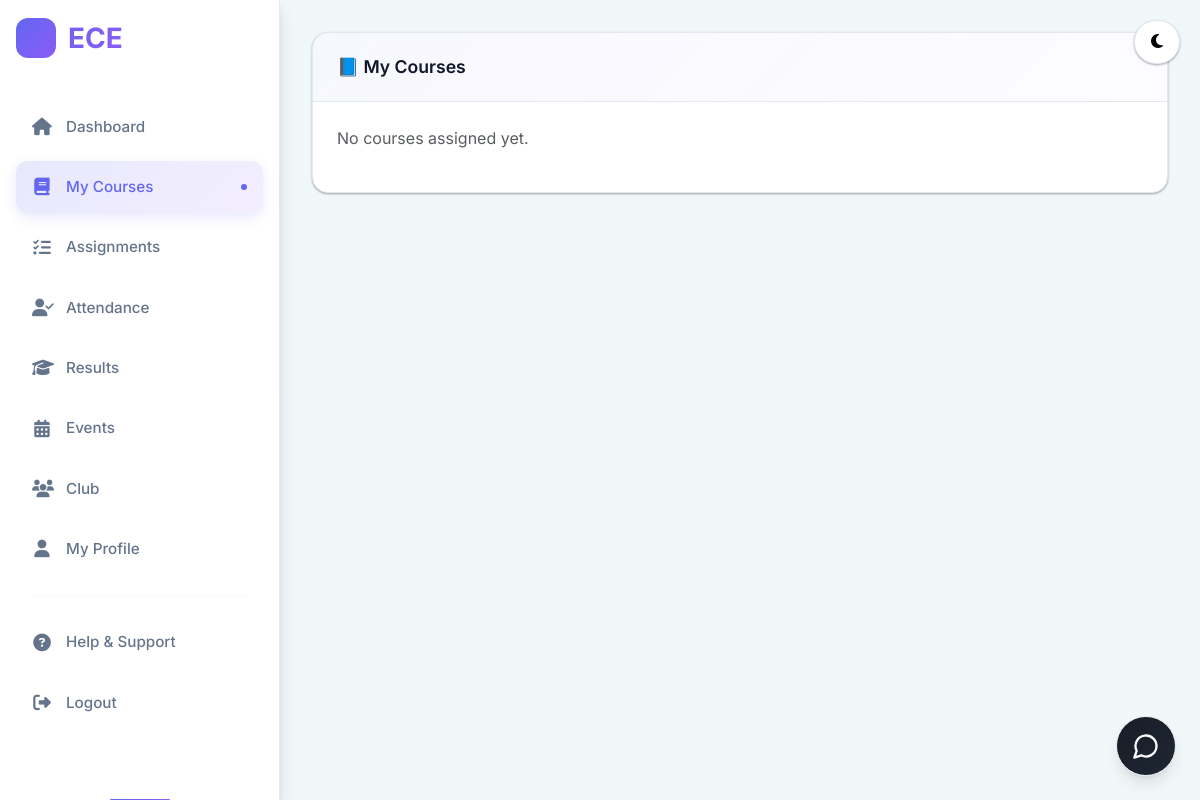
Page /courses/ (signed in) on the earlier database version.
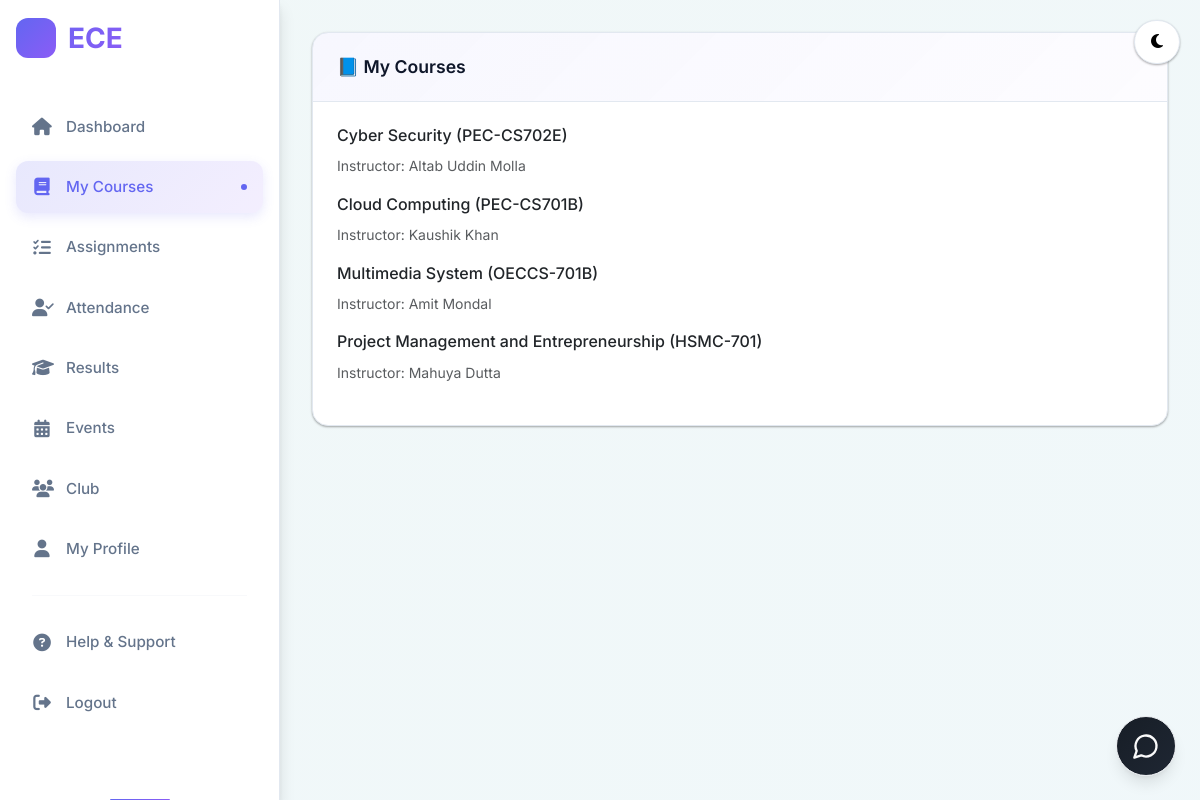
Same page on the later database version.
### subject/models.py (models this page shows, shortened)
class Subject(models.Model):
    SUBJECT_TYPES = [
        ('theory', 'Theory'),
        ('practical', 'Practical'),
    ]
    name = models.CharField(max_length=100)
    code = models.CharField(max_length=20, unique=True)
    subject_type = models.CharField(max_length=10, choices=SUBJECT_TYPES)
    department = models.ForeignKey(Department, on_delete=models.CASCADE, related_name='subjects')
    semester = models.ForeignKey(Semester, on_delete=models.CASCADE, related_name='subjects')
    teachers = models.ManyToManyField(settings.AUTH_USER_MODEL, related_name="subjects")

### account/models.py (models this page shows, shortened)
class User(AbstractUser):
    ROLE_CHOICES = [
        ('admin', 'Admin'),
        ('management', 'Management'),
        ('hod', 'Head of Department'),
        ('teacher', 'Teacher'),
        ('student', 'Student'),
    ]
    role = models.CharField(max_length=20, choices=ROLE_CHOICES)
    department = models.ForeignKey(Department, on_delete=models.SET_NULL, null=True, blank=True)
    semester = models.ForeignKey(Semester, on_delete=models.SET_NULL, null=True, blank=True)
    accessible_batches = models.ManyToManyField(Semester, blank=True, related_name="teachers")

### account/views.py (the view)
# urls.py: path('courses/', views.student_courses, name='student_courses'),
@login_required
def student_courses(request):
    user = request.user
    subjects = Subject.objects.filter(
        department=user.department,
        semester=user.semester
    )
    return render(request, 'student_profiles/courses.html', {'subjects': subjects})

### templates/student_profiles/courses.html
{% extends "student_base.html" %}
{% block content %}
<div class="card">
    <div class="card-header">📘 My Courses</div>
    <div class="card-body">
        {% for subject in subjects %}
        <div class="mb-3">
            <h6>{{ subject.name }} ({{ subject.code }})</h6>
            <small class="text-muted">
                Instructor:
                {% for teacher in subject.teachers.all %}
                    {{ teacher.get_full_name }}{% if not forloop.last %}, {% endif %}
                {% empty %}
                    N/A
                {% endfor %}
            </small>
        </div>
        {% empty %}
        <p class="text-muted">No courses assigned yet.</p>
        {% endfor %}
    </div>
</div>
{% endblock %}

### templates/student_base.html (shortened to what this page needs)
{% load static %}
<!DOCTYPE html>
<html lang="en">
<head>
    <link rel="stylesheet" href="https://cdn.jsdelivr.net/npm/bootstrap@5.3.0/dist/css/bootstrap.min.css">
    <link rel="stylesheet" href="https://cdnjs.cloudflare.com/ajax/libs/font-awesome/6.4.0/css/all.min.css">
</head>
<body>
<button class="theme-toggle" id="themeToggle">
    <i class="fas fa-moon"></i>
</button>
<div class="main-container">
    <div class="sidebar" id="sidebar">
        <div class="sidebar-header">
            <a class="navbar-brand" href="/">
                <div class="brand-icon">
                    <i class="fas fa-graduation-cap"></i>
                </div>
                ECE
            </a>
        </div>
        <ul class="sidebar-menu">
            <li><a href="{% url 'student_dashboard' %}" class="{% if request.resolver_match.url_name == 'student_dashboard' %}active{% endif %}">
                <i class="fas fa-home icon"></i> Dashboard</a></li>
            <li><a href="{% url 'student_courses' %}" class="{% if request.resolver_match.url_name == 'student_courses' %}active{% endif %}">
                <i class="fas fa-book icon"></i> My Courses</a></li>
            <li><a href="{% url 'student_assignment_list' %}">
                <i class="fas fa-tasks icon"></i> Assignments</a></li>
            <li><a href="{% url 'attendance' %}">
                <i class="fas fa-user-check icon"></i> Attendance</a></li>
            <li><a href="{% url 'student_results_page' %}" class="{% if request.resolver_match.url_name == 'student_results_page' %}active{% endif %}">
                <i class="fas fa-graduation-cap icon"></i> Results</a></li>
            <li><a href="{% url 'event_list' %}" class="{% if request.resolver_match.url_name == 'event_list' %}active{% endif %}">
                <i class="fas fa-calendar-alt icon"></i> Events</a></li>
            <li><a href="{% url 'club:club_list' %}">
                <i class="fas fa-users icon"></i> Club</a></li>
            <li><a href="{% url 'edit_profile' %}" class="{% if request.resolver_match.url_name == 'edit_profile' %}active{% endif %}">
                <i class="fas fa-user icon"></i> My Profile</a></li>
            <hr class="menu-divider">
            <li><a href="#">
                <i class="fas fa-question-circle icon"></i> Help & Support</a></li>
            <li><a href="{% url 'logout' %}">
                <i class="fas fa-sign-out-alt icon"></i> Logout</a></li>
        </ul>
    </div>
    <main class="main-content">
        {% block content %}{% endblock %}
    </main>
</div>
{% include 'includes/chatbot.html' %}
</body>
</html>

### templates/includes/chatbot.html (shortened to what this page needs)
<div id="ece-chat-widget-container">
  <button class="chat-toggle" id="ece-chat-toggle" aria-label="Open chat">
    <svg viewBox="0 0 24 24" fill="none" stroke="currentColor" stroke-width="2"
         stroke-linecap="round" stroke-linejoin="round" aria-hidden="true">
      <path d="M7.9 20A9 9 0 1 0 4 16.1L2 22Z"/>
    </svg>
  </button>
</div>

### templates/includes/chatbot.html (style rules this page uses)
#ece-chat-widget-container { --primary-900: 210 25% 8%; --primary-800: 214 25% 12%; --primary-700: 217 25% 16%; --primary-600: 220 15% 25%; --primary-500: 220 10% 35%; --primary-400: 220 8% 50%; --blue-600: 217 91% 60%; --blue-500: 217 91% 65%; --blue-400: 217 91% 70%; --accent-orange: 25 95% 53%; --accent-green: 142 76% 36%; --text-primary: 210 11% 15%; --text-secondary: 215 14% 34%; --text-muted: 215 16% 47%; --text-white: 0 0% 98%; --bg-white: 0 0% 100%; --bg-gray-50: 210 20% 98%; --bg-gray-100: 220 14% 96%; --border-light: 220 13% 91%; --border-medium: 217 12% 84%; --shadow-sm: 0 1px 2px 0 rgb(0 0 0 / 0.05); --shadow-md: 0 4px 6px -1px rgb(0 0 0 / 0.1), 0 2px 4px -2px rgb(0 0 0 / 0.1); --shadow-lg: 0 10px 15px -3px rgb(0 0 0 / 0.1), 0 4px 6px -4px rgb(0 0 0 / 0.1); --shadow-xl: 0 20px 25px -5px rgb(0 0 0 / 0.1), 0 8px 10px -6px rgb(0 0 0 / 0.1); --radius: 12px; --transition: 200ms cubic-bezier(0.4, 0, 0.2, 1); font-family: 'Inter', -apple-system, BlinkMacSystemFont, 'Segoe UI', Roboto, 'Helvetica Neue', Arial, sans-serif; font-feature-settings: 'cv02', 'cv03', 'cv04', 'cv11'; }
#ece-chat-widget-container .chat-toggle { position: fixed; z-index: 9999; right: 24px; bottom: 24px; width: 60px; height: 60px; border: 1px solid hsl(var(--border-light)); border-radius: 50%; background: linear-gradient(135deg, hsl(var(--primary-800)), hsl(var(--primary-700))); box-shadow: var(--shadow-lg); color: hsl(var(--text-white)); display: grid; place-items: center; cursor: pointer; transition: all var(--transition); -webkit-appearance: none; appearance: none; }
#ece-chat-widget-container .chat-toggle svg { width: 28px; height: 28px; }

Differences in the rows shown:
added Subject: name "Cyber Security", code "PEC-CS702E"
added User: get_full_name "Altab Uddin Molla", shown under "Cyber Security"
added Subject: name "Cloud Computing", code "PEC-CS701B"
added User: get_full_name "Kaushik Khan", shown under "Cloud Computing"
added Subject: name "Multimedia System", code "OECCS-701B"
now on this page (row edited): User: get_full_name "Amit Mondal", shown under "Multimedia System"
added Subject: name "Project Management and Entrepreneurship", code "HSMC-701"
added User: get_full_name "Mahuya Dutta", shown under "Project Management and Entrepreneurship"
Other differences:
text no longer shown: "No courses assigned yet."
